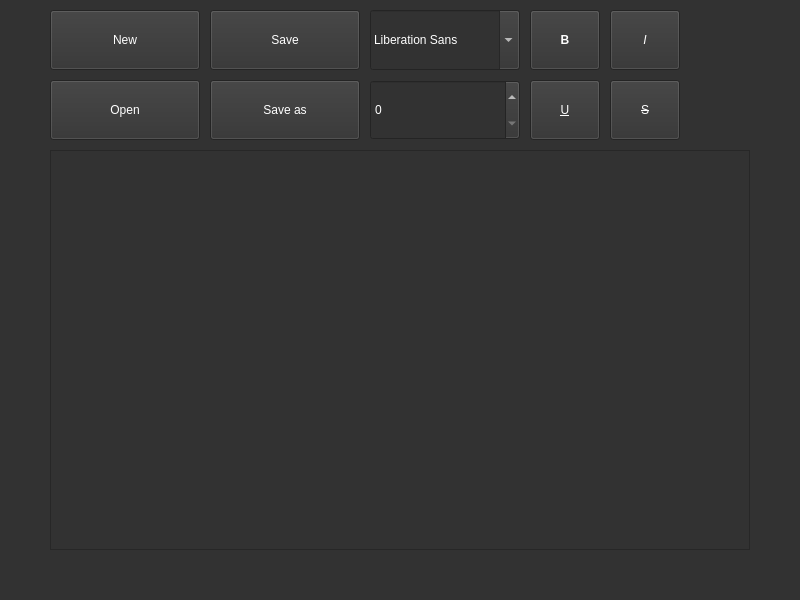
<?xml version="1.0" encoding="UTF-8"?>
<ui version="4.0">
 <class>MainWindow</class>
 <widget class="QMainWindow" name="MainWindow">
  <property name="geometry">
   <rect>
    <x>0</x>
    <y>0</y>
    <width>800</width>
    <height>600</height>
   </rect>
  </property>
  <property name="minimumSize">
   <size>
    <width>800</width>
    <height>600</height>
   </size>
  </property>
  <property name="maximumSize">
   <size>
    <width>800</width>
    <height>600</height>
   </size>
  </property>
  <property name="windowTitle">
   <string>Text Editor</string>
  </property>
  <property name="styleSheet">
   <string notr="true">background-color: #323232;</string>
  </property>
  <widget class="QWidget" name="centralwidget">
   <widget class="QTextEdit" name="text_edit">
    <property name="geometry">
     <rect>
      <x>50</x>
      <y>150</y>
      <width>700</width>
      <height>400</height>
     </rect>
    </property>
    <property name="palette">
     <palette>
      <active>
       <colorrole role="WindowText">
        <brush brushstyle="SolidPattern">
         <color alpha="255">
          <red>255</red>
          <green>255</green>
          <blue>255</blue>
         </color>
        </brush>
       </colorrole>
       <colorrole role="Button">
        <brush brushstyle="SolidPattern">
         <color alpha="255">
          <red>50</red>
          <green>50</green>
          <blue>50</blue>
         </color>
        </brush>
       </colorrole>
       <colorrole role="Text">
        <brush brushstyle="SolidPattern">
         <color alpha="255">
          <red>255</red>
          <green>255</green>
          <blue>255</blue>
         </color>
        </brush>
       </colorrole>
       <colorrole role="ButtonText">
        <brush brushstyle="SolidPattern">
         <color alpha="255">
          <red>255</red>
          <green>255</green>
          <blue>255</blue>
         </color>
        </brush>
       </colorrole>
       <colorrole role="Base">
        <brush brushstyle="SolidPattern">
         <color alpha="255">
          <red>50</red>
          <green>50</green>
          <blue>50</blue>
         </color>
        </brush>
       </colorrole>
       <colorrole role="Window">
        <brush brushstyle="SolidPattern">
         <color alpha="255">
          <red>50</red>
          <green>50</green>
          <blue>50</blue>
         </color>
        </brush>
       </colorrole>
      </active>
      <inactive>
       <colorrole role="WindowText">
        <brush brushstyle="SolidPattern">
         <color alpha="255">
          <red>255</red>
          <green>255</green>
          <blue>255</blue>
         </color>
        </brush>
       </colorrole>
       <colorrole role="Button">
        <brush brushstyle="SolidPattern">
         <color alpha="255">
          <red>50</red>
          <green>50</green>
          <blue>50</blue>
         </color>
        </brush>
       </colorrole>
       <colorrole role="Text">
        <brush brushstyle="SolidPattern">
         <color alpha="255">
          <red>255</red>
          <green>255</green>
          <blue>255</blue>
         </color>
        </brush>
       </colorrole>
       <colorrole role="ButtonText">
        <brush brushstyle="SolidPattern">
         <color alpha="255">
          <red>255</red>
          <green>255</green>
          <blue>255</blue>
         </color>
        </brush>
       </colorrole>
       <colorrole role="Base">
        <brush brushstyle="SolidPattern">
         <color alpha="255">
          <red>50</red>
          <green>50</green>
          <blue>50</blue>
         </color>
        </brush>
       </colorrole>
       <colorrole role="Window">
        <brush brushstyle="SolidPattern">
         <color alpha="255">
          <red>50</red>
          <green>50</green>
          <blue>50</blue>
         </color>
        </brush>
       </colorrole>
      </inactive>
      <disabled>
       <colorrole role="WindowText">
        <brush brushstyle="SolidPattern">
         <color alpha="255">
          <red>255</red>
          <green>255</green>
          <blue>255</blue>
         </color>
        </brush>
       </colorrole>
       <colorrole role="Button">
        <brush brushstyle="SolidPattern">
         <color alpha="255">
          <red>50</red>
          <green>50</green>
          <blue>50</blue>
         </color>
        </brush>
       </colorrole>
       <colorrole role="Text">
        <brush brushstyle="SolidPattern">
         <color alpha="255">
          <red>255</red>
          <green>255</green>
          <blue>255</blue>
         </color>
        </brush>
       </colorrole>
       <colorrole role="ButtonText">
        <brush brushstyle="SolidPattern">
         <color alpha="255">
          <red>255</red>
          <green>255</green>
          <blue>255</blue>
         </color>
        </brush>
       </colorrole>
       <colorrole role="Base">
        <brush brushstyle="SolidPattern">
         <color alpha="255">
          <red>50</red>
          <green>50</green>
          <blue>50</blue>
         </color>
        </brush>
       </colorrole>
       <colorrole role="Window">
        <brush brushstyle="SolidPattern">
         <color alpha="255">
          <red>50</red>
          <green>50</green>
          <blue>50</blue>
         </color>
        </brush>
       </colorrole>
      </disabled>
     </palette>
    </property>
    <property name="styleSheet">
     <string notr="true">color: white;</string>
    </property>
   </widget>
   <widget class="QPushButton" name="new_btn">
    <property name="geometry">
     <rect>
      <x>50</x>
      <y>10</y>
      <width>150</width>
      <height>60</height>
     </rect>
    </property>
    <property name="styleSheet">
     <string notr="true">color: white;</string>
    </property>
    <property name="text">
     <string>New</string>
    </property>
   </widget>
   <widget class="QPushButton" name="open_btn">
    <property name="geometry">
     <rect>
      <x>50</x>
      <y>80</y>
      <width>150</width>
      <height>60</height>
     </rect>
    </property>
    <property name="styleSheet">
     <string notr="true">color: white;</string>
    </property>
    <property name="text">
     <string>Open</string>
    </property>
   </widget>
   <widget class="QPushButton" name="save_btn">
    <property name="geometry">
     <rect>
      <x>210</x>
      <y>10</y>
      <width>150</width>
      <height>60</height>
     </rect>
    </property>
    <property name="styleSheet">
     <string notr="true">color: white;</string>
    </property>
    <property name="text">
     <string>Save</string>
    </property>
   </widget>
   <widget class="QPushButton" name="save_as_btn">
    <property name="geometry">
     <rect>
      <x>210</x>
      <y>80</y>
      <width>150</width>
      <height>60</height>
     </rect>
    </property>
    <property name="styleSheet">
     <string notr="true">color: white;</string>
    </property>
    <property name="text">
     <string>Save as</string>
    </property>
   </widget>
   <widget class="QSpinBox" name="font_size_spin_box">
    <property name="geometry">
     <rect>
      <x>370</x>
      <y>80</y>
      <width>150</width>
      <height>60</height>
     </rect>
    </property>
    <property name="styleSheet">
     <string notr="true">color: white;</string>
    </property>
   </widget>
   <widget class="QPushButton" name="bold_btn">
    <property name="geometry">
     <rect>
      <x>530</x>
      <y>10</y>
      <width>70</width>
      <height>60</height>
     </rect>
    </property>
    <property name="font">
     <font>
      <weight>75</weight>
      <bold>true</bold>
     </font>
    </property>
    <property name="styleSheet">
     <string notr="true">color: white;</string>
    </property>
    <property name="text">
     <string>B</string>
    </property>
    <property name="checkable">
     <bool>true</bool>
    </property>
   </widget>
   <widget class="QPushButton" name="italic_btn">
    <property name="geometry">
     <rect>
      <x>610</x>
      <y>10</y>
      <width>70</width>
      <height>60</height>
     </rect>
    </property>
    <property name="font">
     <font>
      <weight>50</weight>
      <italic>true</italic>
      <bold>false</bold>
     </font>
    </property>
    <property name="styleSheet">
     <string notr="true">color: white;</string>
    </property>
    <property name="text">
     <string>I</string>
    </property>
    <property name="checkable">
     <bool>true</bool>
    </property>
   </widget>
   <widget class="QPushButton" name="underline_btn">
    <property name="geometry">
     <rect>
      <x>530</x>
      <y>80</y>
      <width>70</width>
      <height>60</height>
     </rect>
    </property>
    <property name="font">
     <font>
      <weight>50</weight>
      <bold>false</bold>
      <underline>true</underline>
     </font>
    </property>
    <property name="styleSheet">
     <string notr="true">color: white;</string>
    </property>
    <property name="text">
     <string>U</string>
    </property>
    <property name="checkable">
     <bool>true</bool>
    </property>
   </widget>
   <widget class="QPushButton" name="strikeout_btn">
    <property name="geometry">
     <rect>
      <x>610</x>
      <y>80</y>
      <width>70</width>
      <height>60</height>
     </rect>
    </property>
    <property name="font">
     <font>
      <weight>50</weight>
      <bold>false</bold>
      <underline>false</underline>
      <strikeout>true</strikeout>
      <kerning>true</kerning>
     </font>
    </property>
    <property name="styleSheet">
     <string notr="true">color: white;</string>
    </property>
    <property name="text">
     <string>S</string>
    </property>
    <property name="checkable">
     <bool>true</bool>
    </property>
   </widget>
   <widget class="QFontComboBox" name="font_combo_box">
    <property name="geometry">
     <rect>
      <x>370</x>
      <y>10</y>
      <width>150</width>
      <height>60</height>
     </rect>
    </property>
    <property name="styleSheet">
     <string notr="true">color: white;</string>
    </property>
   </widget>
  </widget>
  <widget class="QMenuBar" name="menubar">
   <property name="geometry">
    <rect>
     <x>0</x>
     <y>0</y>
     <width>800</width>
     <height>18</height>
    </rect>
   </property>
  </widget>
  <widget class="QStatusBar" name="statusbar"/>
 </widget>
 <resources/>
 <connections/>
</ui>
